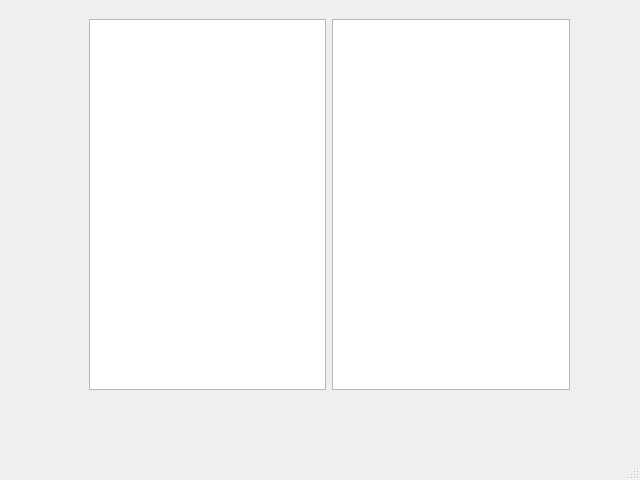
<?xml version="1.0" encoding="UTF-8"?>
<ui version="4.0">
 <class>MainWindow</class>
 <widget class="QMainWindow" name="MainWindow">
  <property name="geometry">
   <rect>
    <x>0</x>
    <y>0</y>
    <width>640</width>
    <height>480</height>
   </rect>
  </property>
  <property name="windowTitle">
   <string>MainWindow</string>
  </property>
  <widget class="QWidget" name="centralwidget">
   <widget class="QWidget" name="horizontalLayoutWidget">
    <property name="geometry">
     <rect>
      <x>89</x>
      <y>19</y>
      <width>481</width>
      <height>371</height>
     </rect>
    </property>
    <layout class="QHBoxLayout" name="horizontalLayout">
     <item>
      <widget class="QListWidget" name="listWidget"/>
     </item>
     <item>
      <widget class="QTableView" name="tableView"/>
     </item>
    </layout>
   </widget>
  </widget>
  <widget class="QMenuBar" name="menubar">
   <property name="geometry">
    <rect>
     <x>0</x>
     <y>0</y>
     <width>640</width>
     <height>21</height>
    </rect>
   </property>
  </widget>
  <widget class="QStatusBar" name="statusbar"/>
 </widget>
 <resources/>
 <connections/>
</ui>
